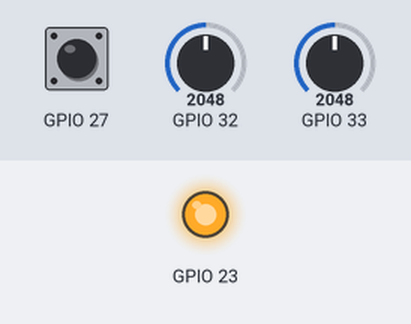
The sketch below on a simulated ESP32. Shown: output pins drawn as LEDs (lit = HIGH). Inputs (shaded band) come from the test bench; at power-on: GPIO 27 HIGH, GPIO 32 = 2048, GPIO 33 = 2048. What the sketch prints to the serial monitor is not drawn. At 33.0 s the program puts the board to deep sleep or switches it off; the recording ends there.

Above: at 0.1 s.
At 32.1 s:
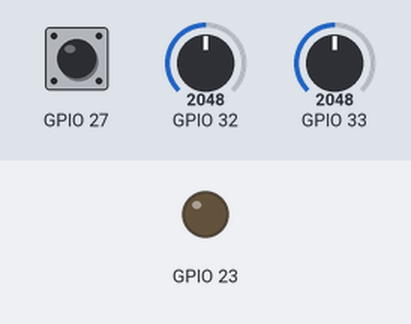
Timing chart, 0 to 33.0 s (numbered marks = the images above):
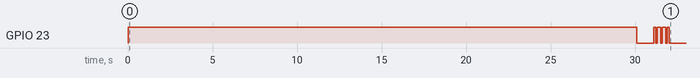

Measured:
- by itself, GPIO 23: LOW → HIGH at 0.00 s, → LOW 30.1 s later, → HIGH 1.0 s later, → LOW 0.10 s later, … (10 changes in this stretch)

The sketch:

wifiMASTER_2.ino
```cpp
#include <esp_now.h>
#include <WiFi.h>

#define PIN 2
#define CHANNEL 1


#define Y analogRead(33)
#define X analogRead(32)
#define SW digitalRead(27)

long timer = 0;
int O[5] = {0,0,0,0,0};
uint8_t output = 0;


#define MASTER
uint8_t peerMacAddress[] = {0x24, 0x0A, 0xC4, 0x9B, 0xBA, 0x94};

esp_now_peer_info_t peer;

// THIS MAC ADDRESS : A4:CF:12:12:0A:C4
// 164:207:18:18:10:196

void setup(){
  Serial.begin(115200);
  pinMode(27,INPUT_PULLUP);
  pinMode(23,OUTPUT);
  modeStation();
  InitESPNow();
  addPeer(peerMacAddress);
}

void loop(){
  esp_sleep_enable_ext0_wakeup(GPIO_NUM_27, 0);
  if(output != 0){
    timer = millis();
  }
  if(output == 0 and millis()-timer > 30000){
    delay(100);
    digitalWrite(23,LOW);
    delay(1000);
    digitalWrite(23,HIGH);
    delay(100);
    digitalWrite(23,LOW);
    delay(100);
    digitalWrite(23,HIGH);
    delay(100);
    digitalWrite(23,HIGH);
    delay(100);
    digitalWrite(23,LOW);
    delay(100);
    digitalWrite(23,HIGH);
    delay(100);
    digitalWrite(23,HIGH);
    delay(100);
    digitalWrite(23,LOW);
    delay(100);
    digitalWrite(23,HIGH);
    delay(100);
    digitalWrite(23,LOW);
    delay(1000);
    esp_deep_sleep_start();
  }
  checkstatus();
  encode();
  Serial.println(output);
  ReadAndSend(output);
}

void encode(){
  if(O[0]==0 and O[1]==0 and O[2]==0 and O[3]==0 and O[4]==0 ){
    digitalWrite(23,HIGH);
    output = 0;
  }
  else if(O[0]==1 and O[1]==0 and O[2]==0 and O[3]==0 and O[4]==0 ){
    digitalWrite(23,HIGH);
    output = 16;
  }
  else if(O[0]==0 and O[1]==0 and O[2]==0 and O[3]==0 and O[4]==1 ){
    digitalWrite(23,HIGH);
    output = 2;
  }
  else if(O[0]==0 and O[1]==0 and O[2]==0 and O[3]==1 and O[4]==0 ){
    digitalWrite(23,HIGH);
    output = 1;
  }
  else if(O[0]==0 and O[1]==0 and O[2]==1 and O[3]==0 and O[4]==0 ){
    digitalWrite(23,HIGH);
    output = 4;
  }
  else if(O[0]==0 and O[1]==1 and O[2]==0 and O[3]==0 and O[4]==0 ){
    digitalWrite(23,HIGH);
    output = 8;
  }
  else if(O[0]==1 and O[1]==0 and O[2]==0 and O[3]==0 and O[4]==1 ){
    digitalWrite(23,HIGH);
    output = 18;
  }
  else if(O[0]==1 and O[1]==0 and O[2]==0 and O[3]==1 and O[4]==0 ){
    digitalWrite(23,HIGH);
    output = 17;
  }
  else if(O[0]==1 and O[1]==0 and O[2]==1 and O[3]==0 and O[4]==0 ){
    digitalWrite(23,HIGH);
    output = 20;
  }
  else if(O[0]==1 and O[1]==1 and O[2]==0 and O[3]==0 and O[4]==0 ){
    digitalWrite(23,HIGH);
    output = 24;
  }

}


void checkstatus(){
  if(SW==0){
    O[0] = 1;
  }else{
    O[0] = 0;
  }

  if(X==0){
    O[1] = 1;
  }else{
    O[1] = 0;
  }

  if(X==4095){
    O[2] = 1;
  }else{
    O[2] = 0;
  }

  if(Y==0){
    O[3] = 1;
  }else{
    O[3] = 0;
  }

  if(Y==4095){
    O[4] = 1;
  }else{
    O[4] = 0;
  }


}


void OnDataSent(const uint8_t *mac_addr, esp_now_send_status_t status){
  Serial.println(status == ESP_NOW_SEND_SUCCESS ? "Success" : "Fail");
}

void ReadAndSend(uint8_t value){
  sendDATA(&value, peerMacAddress);
}

void modeStation(){
  WiFi.mode(WIFI_STA);
  Serial.print("MAC ADDRESS : ");
  Serial.println(WiFi.macAddress());
}

void InitESPNow(){
  if(esp_now_init() == ESP_OK){
    Serial.println("ESP init success");
  }
  else{
    Serial.println("ESP init failed");
    ESP.restart();
  }
}

void addPeer(uint8_t *peerMacAddress){
  peer.channel = CHANNEL;
  peer.encrypt = 0;
  memcpy(peer.peer_addr, peerMacAddress, 6);
  esp_now_add_peer(&peer);
}

void sendDATA(const uint8_t *value, uint8_t *peerMacAddress){
  esp_err_t result = esp_now_send(peerMacAddress, value, sizeof(value));
  Serial.print("Send : ");
  Serial.print(*value);
  Serial.print("  <<< ");
  if (result == ESP_OK){
    Serial.println(" SUCCESS ");
  }else{
    Serial.println(" FAILED ");
  }
}
```
